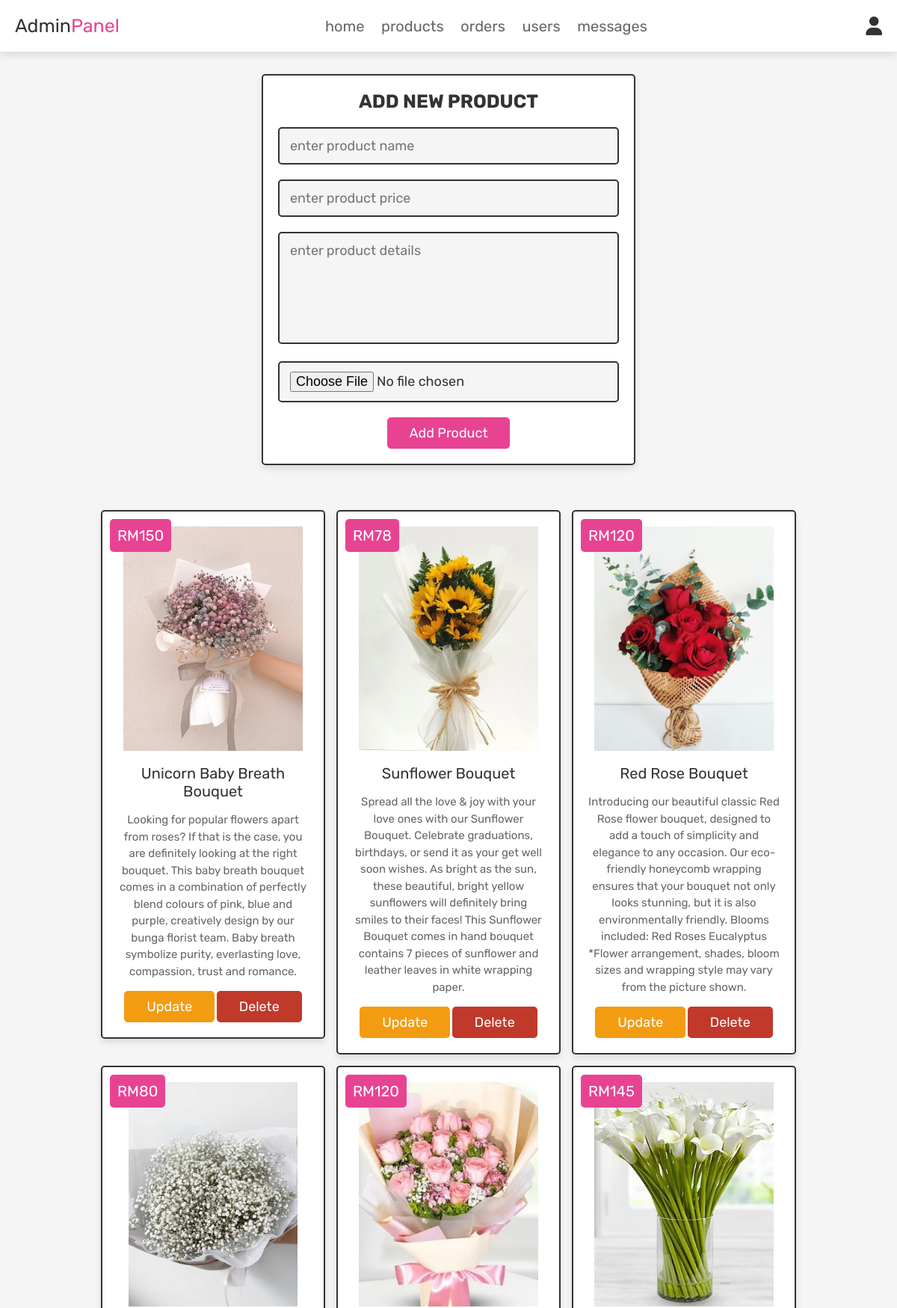
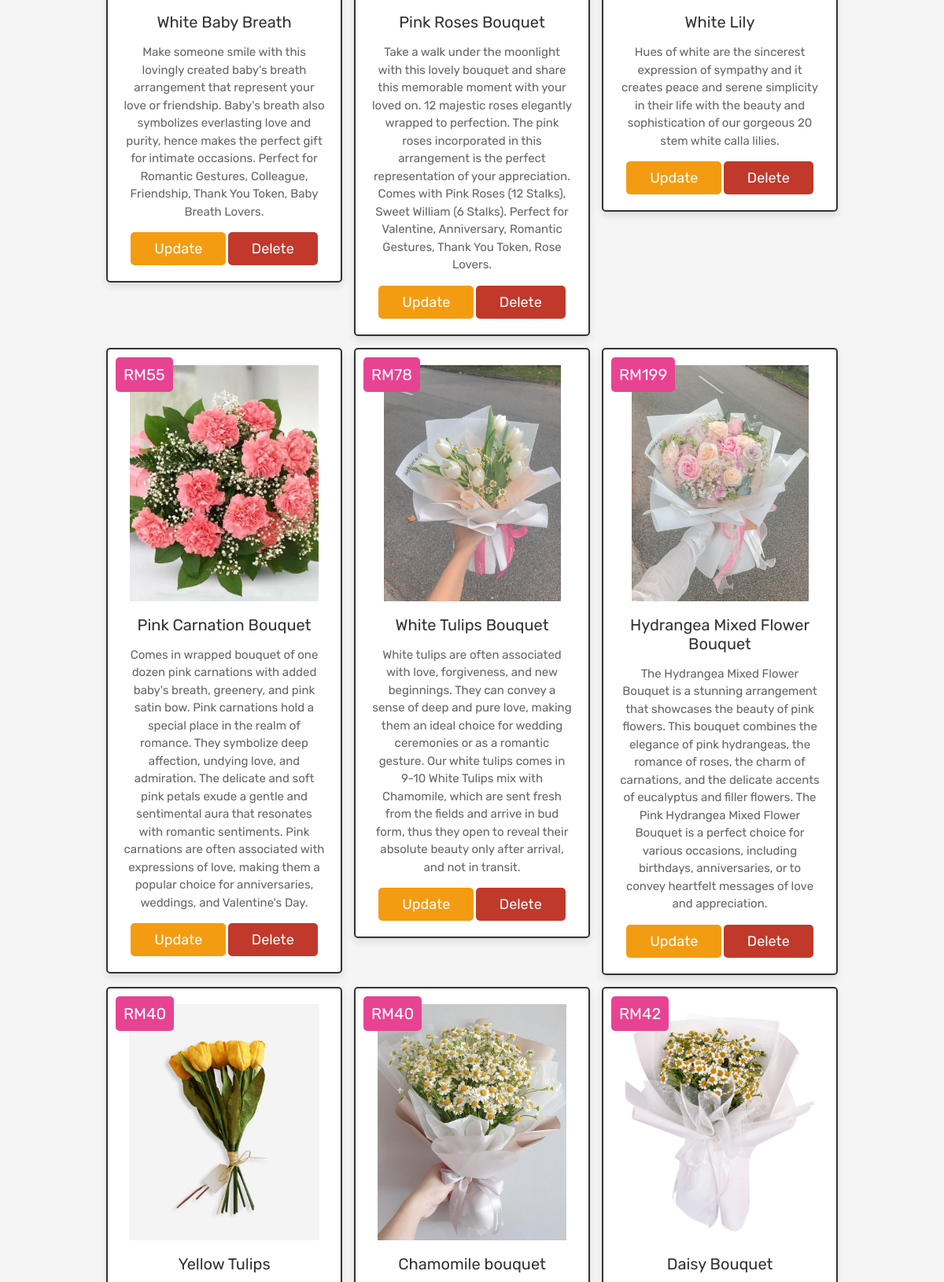
Page /admin_products.php (signed in, upper part) on the committed database (2 pictures, top to bottom).
### tables this page shows
CREATE TABLE IF NOT EXISTS `products` (
  `id` int NOT NULL AUTO_INCREMENT,
  `name` varchar(100) NOT NULL,
  `details` varchar(500) NOT NULL,
  `price` float NOT NULL,
  `image` varchar(100) NOT NULL,
  PRIMARY KEY (`id`)
);

### admin_products.php (the view, shortened to what this page needs)
<?php
@include 'config.php';
?>
<!DOCTYPE html>
<html lang="en">
<head>
   <link rel="stylesheet" href="https://cdnjs.cloudflare.com/ajax/libs/font-awesome/6.0.0/css/all.min.css">
   <link rel="stylesheet" href="css/admin_style.css">
</head>
<body>
<?php @include 'admin_header.php'; ?>
<section class="add-products">
   <form action="" method="POST" enctype="multipart/form-data">
      <h3>add new product</h3>
      <input type="text" class="box" required placeholder="enter product name" name="name">
      <input type="number" min="0" class="box" required placeholder="enter product price" name="price">
      <textarea name="details" class="box" required placeholder="enter product details" cols="30" rows="10"></textarea>
      <input type="file" accept="image/jpg, image/jpeg, image/png" required class="box" name="image">
      <input type="submit" value="add product" name="add_product" class="btn">
   </form>
</section>
<section class="show-products">
   <div class="box-container">
      <?php
         $select_products = mysqli_query($conn, "SELECT * FROM `products`") or die('query failed');
         if(mysqli_num_rows($select_products) > 0){
            while($fetch_products = mysqli_fetch_assoc($select_products)){
      ?>
      <div class="box">
         <div class="price">RM<?php echo $fetch_products['price']; ?></div>
         <img class="image" src="uploaded_img/<?php echo $fetch_products['image']; ?>" alt="">
         <div class="name"><?php echo $fetch_products['name']; ?></div>
         <div class="details"><?php echo $fetch_products['details']; ?></div>
         <a href="admin_update_product.php?update=<?php echo $fetch_products['id']; ?>" class="option-btn">update</a>
         <a href="admin_products.php?delete=<?php echo $fetch_products['id']; ?>" class="delete-btn" onclick="return confirm('delete this product?');">delete</a>
      </div>
      <?php
         }
      }else{
         echo '<p class="empty">no products added yet!</p>';
      }
      ?>
   </div>
</section>
</body>
</html>

### css/admin_style.css (style rules this page uses)
:root { --pink:#e84393; --red:#c0392b; --orange:#f39c12; --black:#333; --white:#fff; --light-color:#666; --light-white:#ccc; --light-bg:#f5f5f5; --border:.2rem solid var(--black); --box-shadow:0 .5rem 1rem rgba(0,0,0,.1); }
* { font-family: 'Rubik', sans-serif; margin:0; padding:0; box-sizing: border-box; outline: none; border:none; text-decoration: none; transition:all .2s linear; }
html { font-size: 62.5%; overflow-x: hidden; scroll-behavior: smooth; scroll-padding-top: 6.5rem; }
body { background: var(--light-bg); }
section { padding:3rem 2rem; }
.btn, .delete-btn, .option-btn { display: inline-block; border-radius: .5rem; margin-top: 1rem; font-size: 1.8rem; color:var(--white); cursor: pointer; padding:1rem 3rem; text-transform: capitalize; }
.btn { background-color: var(--pink); }
.delete-btn { background-color: var(--red); }
.option-btn { background-color: var(--orange); }
.add-products form { max-width: 50rem; border-radius: .5rem; background-color: var(--white); border:var(--border); padding:2rem; text-align: center; margin:0 auto; box-shadow: var(--box-shadow); }
.add-products form h3 { font-size: 2.5rem; text-transform: uppercase; color:var(--black); margin-bottom: 1rem; }
.add-products form .box { width: 100%; margin:1rem 0; font-size: 1.8rem; color:var(--black); border-radius: .5rem; background-color: var(--light-bg); padding:1.2rem 1.4rem; border:var(--border); }
.add-products form textarea { height: 15rem; resize: none; }
.show-products .box-container { display: grid; grid-template-columns: repeat(auto-fit, 30rem); gap:1.5rem; align-items: flex-start; max-width: 1200px; margin: 0 auto; justify-content: center; }
.show-products .box-container .box { text-align: center; padding:2rem; border:var(--border); background-color: var(--white); box-shadow: var(--box-shadow); border-radius: .5rem; position: relative; }
.show-products .box-container .box .image { height: 30rem; margin-bottom: .5rem; }
.show-products .box-container .box .price { background-color: var(--pink); position: absolute; top:1rem; left:1rem; border-radius: .5rem; color:var(--white); padding:1rem; font-size: 2rem; }
.show-products .box-container .box .name { margin:1rem 0; font-size: 2rem; color:var(--black); }
.show-products .box-container .box .details { line-height: 1.5; color:var(--light-color); font-size: 1.5rem; padding:.5rem 0; }

### rows in the picture
products: price "150", image (picture), name "Unicorn Baby Breath Bouquet", details "Looking for popular flowers apart from roses? If that is the case, you are definitely looking at the right bouquet. This baby breath bouquet comes in a combination of perfectly blend colours of pink, blue and purple, creatively design by our bunga florist team. Baby breath symbolize purity, everlasting love, compassion, trust and romance."
products: price "78", image (picture), name "Sunflower Bouquet", details "Spread all the love & joy with your love ones with our Sunflower Bouquet. Celebrate graduations, birthdays, or send it as your get well soon wishes. As bright as the sun, these beautiful, bright yellow sunflowers will definitely bring smiles to their faces! This Sunflower Bouquet comes in hand bouquet contains 7 pieces of sunflower and leather leaves in white wrapping paper."
products: price "120", image (picture), name "Red Rose Bouquet", details "Introducing our beautiful classic Red Rose flower bouquet, designed to add a touch of simplicity and elegance to any occasion. Our eco-friendly honeycomb wrapping ensures that your bouquet not only looks stunning, but it is also environmentally friendly. Blooms included: Red Roses Eucalyptus *Flower arrangement, shades, bloom sizes and wrapping style may vary from the picture shown."
products: price "80", image (picture), name "White Baby Breath", details "Make someone smile with this lovingly created baby's breath arrangement that represent your love or friendship. Baby's breath also symbolizes everlasting love and purity, hence makes the perfect gift for intimate occasions. Perfect for Romantic Gestures, Colleague, Friendship, Thank You Token, Baby Breath Lovers."
products: price "120", image (picture), name "Pink Roses Bouquet", details "Take a walk under the moonlight with this lovely bouquet and share this memorable moment with your loved on. 12 majestic roses elegantly wrapped to perfection. The pink roses incorporated in this arrangement is the perfect representation of your appreciation. Comes with Pink Roses (12 Stalks), Sweet William (6 Stalks). Perfect for Valentine, Anniversary, Romantic Gestures, Thank You Token, Rose Lovers."
products: price "145", image (picture), name "White Lily", details "Hues of white are the sincerest expression of sympathy and it creates peace and serene simplicity in their life with the beauty and sophistication of our gorgeous 20 stem white calla lilies."
products: price "55", image (picture), name "Pink Carnation Bouquet", details "Comes in wrapped bouquet of one dozen pink carnations with added baby's breath, greenery, and pink satin bow. Pink carnations hold a special place in the realm of romance. They symbolize deep affection, undying love, and admiration. The delicate and soft pink petals exude a gentle and sentimental aura that resonates with romantic sentiments. Pink carnations are often associated with expressions of love, making them a popular choice for anniversaries, weddings, and Valentine's Day."
products: price "78", image (picture), name "White Tulips Bouquet", details "White tulips are often associated with love, forgiveness, and new beginnings. They can convey a sense of deep and pure love, making them an ideal choice for wedding ceremonies or as a romantic gesture. Our white tulips comes in 9-10 White Tulips mix with Chamomile, which are sent fresh from the fields and arrive in bud form, thus they open to reveal their absolute beauty only after arrival, and not in transit."
products: price "199", image (picture), name "Hydrangea Mixed Flower Bouquet", details "The Hydrangea Mixed Flower Bouquet is a stunning arrangement that showcases the beauty of pink flowers. This bouquet combines the elegance of pink hydrangeas, the romance of roses, the charm of carnations, and the delicate accents of eucalyptus and filler flowers. The Pink Hydrangea Mixed Flower Bouquet is a perfect choice for various occasions, including birthdays, anniversaries, or to convey heartfelt messages of love and appreciation."
products: price "40", image (picture), name "Yellow Tulips"
products: price "40", image (picture), name "Chamomile bouquet"
products: price "42", image (picture), name "Daisy Bouquet"
